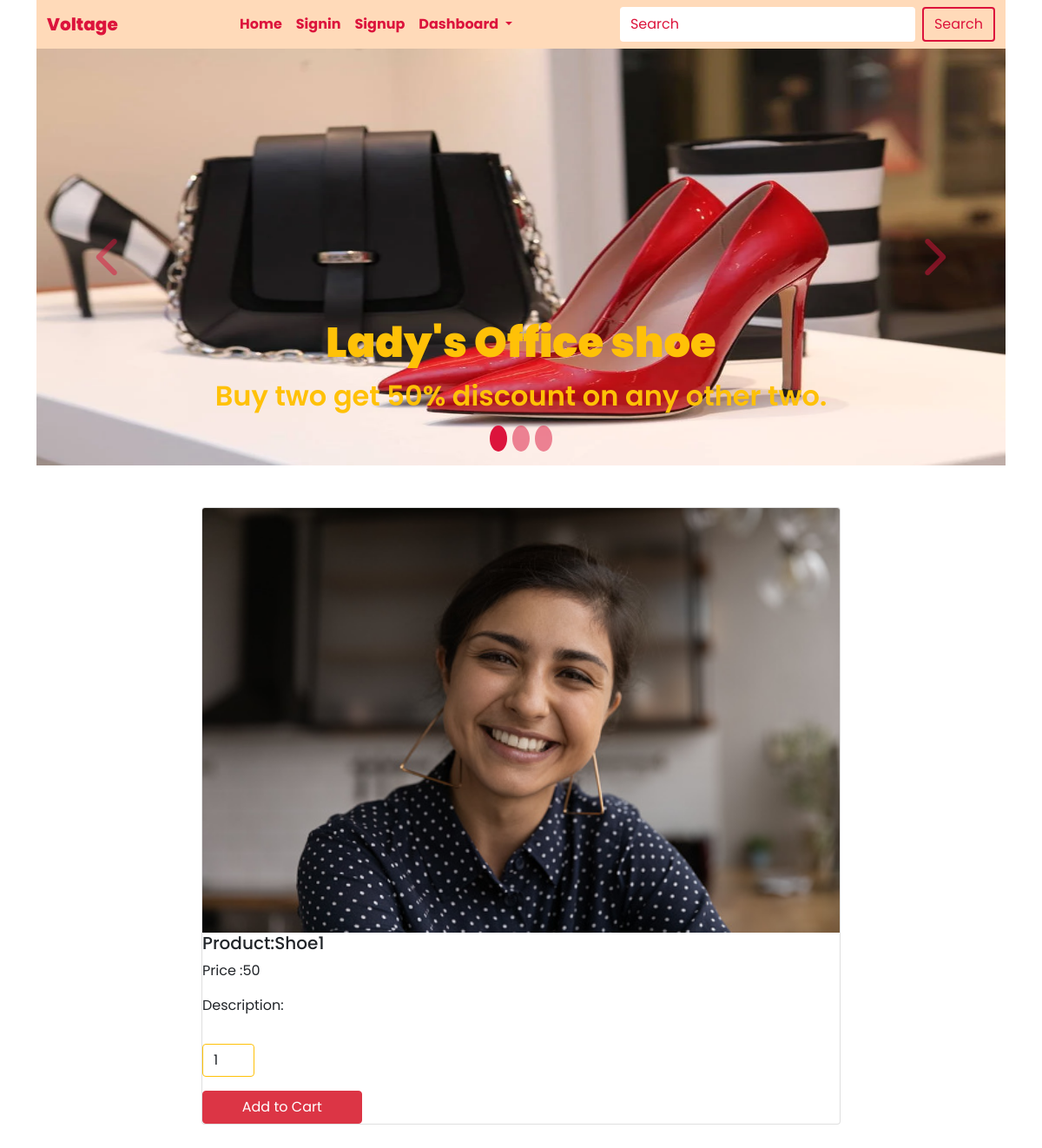
The page /details/1 on the database its author committed.
### home/models.py (models this page shows, shortened)
class Product(models.Model):
    title = models.CharField(max_length=250)    # title= name of product
    img = models.ImageField(upload_to ='product', default='prod.jpg')
    price = models.IntegerField()
    max_quantity = models.IntegerField()
    min_quantity =models.IntegerField(default=1, editable=False)
    display = models.BooleanField()
    latest = models.BooleanField(default=False)
    trending = models.BooleanField(default=False)
    description = models.TextField()
    created = models.DateTimeField(auto_now_add=True)
    update = models.DateTimeField(auto_now=True)
    class Meta:
        db_table = 'product'
        managed = True
        verbose_name = 'Product'
        verbose_name_plural = 'Products'

### home/views.py (the view)
# urls.py: path('details/<str:id>', views.details, name='details'),
def details(request, id):
    detail = Product.objects.get(pk=id)
    context = {
        'detail':detail,
    }
    return render(request, 'details.html', context)

### home/context_processor.py (called while the page is built)
def readcart(request):
    cart = Shopcart.objects.filter(user__username = request.user.username, paid = False)
    cartcount = 0
    for count in cart:
        cartcount += count.quantity
    context = {
        'cartcount' : cartcount
    }
    return context

### home/templates/details.html (shortened to what this page needs)
{% extends 'base.html' %}
{% block header %}   {% include "header.html" %}     {% endblock header %}
{% block carousel %}  {% include 'carousel.html' %}     {% endblock carousel %}
{% block content %}
 <div class="container my-5">
    <div class="row">
      <div class="col-10 col-sm-10 col-md-2 col-lg-2 col-xl-2 d-none d-md-block"></div>
      <div class="col-10 col-sm-10 col-md-8 col-lg-8 col-xl-8">
        <div class="card">
          <img src="{{detail.img.url}}" class="card-img-top img h-50">
            <h5 class="card-title">Product:{{detail.title}} </h5>
            <p class="card-text text-truncate">Price :{{detail.price}} </p>
            <p class="card-text text-truncate">Description:{{item.description}}</p>
            <form action="{% url 'shopcart' %}" method="POST">
              <input type="number" name="quantity" value="1" min="{{detail.min_quantity}}" max="{{detail.max_quantity}}" class="form-control shadow-none my-3 border-warning" style="width:60px;">
              <button type="submit" class="btn btn-danger text-white w-25">Add to Cart</button>
            </form>
          </div>
        </div>
      </div>
    </div>
 {% endblock content %}

### home/static/css/style.css (style rules this page uses)
:root { --bg-color: peachpuff; --txt-color: crimson; }
* { margin: 0; padding: 0; box-sizing: border-box; }
html { scroll-behavior: smooth; }
body { font-family: 'Poppins', sans-serif; }
.img { height: 25vh; }

### rows shown on the page
Product: img (picture), title "Shoe1", price "50", quantity "1"
